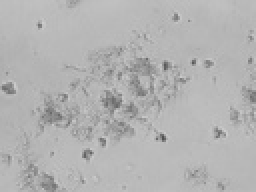
%> input picture fig/3_grey.jpg, 128 x 96 px, shrunk from 1372 x 1024 before the run (shown 2 times larger)
$ octave EdgeFilter2.m   (GNU Octave 9; MATLAB toolbox functions it lacks are replaced by stand-ins)
%> lines starting %> are read from the running program, lines starting %| are printed output that depends on the picture; in (x1, y1, x2, y2) boxes, pixels count from 0 and x2, y2 are one past the last pixel; in counts of white or black regions, pixels touching at a corner belong together; the program's own positions count from 1
clear all;
close all;
clc;

img=imread('3_grey.jpg');
%> img is the input picture: size 96x128x3 uint8; min 81, max 204, mean 178.9
%img = (img(:,:,1) + img(:,:,2) + img(:,:,3))/3;
imshow(img);
[m n]=size(img);
%> m = 96; n = 384
img=double(img);
%> img: size 96x128x3 double

%%canny边缘检测的前两步相对不复杂，所以我就直接调用系统函数了
%%高斯滤波
w=fspecial('gaussian',[5 5]);
img=imfilter(img,w,'replicate');
figure;
imshow(uint8(img))

%%sobel边缘检测
w=fspecial('sobel');
img_w=imfilter(img,w,'replicate');      %求横边缘
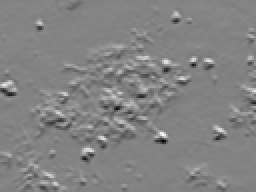
%> img_w: size 96x128x3 double (shown 2 times larger); min -280.8, max 266.2, mean 0.4; drawn with min black and max white
w=w';
img_h=imfilter(img,w,'replicate');      %求竖边缘
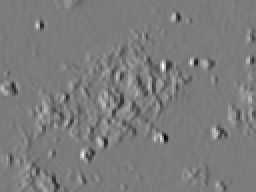
%> img_h: size 96x128x3 double (shown 2 times larger); min -314.8, max 331.9, mean 0.1; drawn with min black and max white
img=sqrt(img_w.^2+img_h.^2);        %注意这里不是简单的求平均，而是平方和在开方。我曾经好长一段时间都搞错了
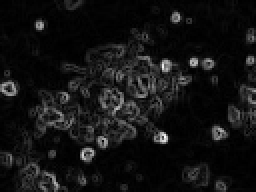
%> img: size 96x128x3 double (shown 2 times larger); min 0.0159, max 351.9, mean 26.7; drawn with min black and max white
figure;
imshow(uint8(img))

%%下面是非极大抑制
new_edge=zeros(m,n);
for i=2:m-1
    for j=2:n-1
        Mx=img_w(i,j);
        My=img_h(i,j);

        if My~=0
            o=atan(Mx/My);      %边缘的法线弧度
        elseif My==0 && Mx>0
            o=pi/2;
        else
            o=-pi/2;
        end

        %Mx处用My和img进行插值
        adds=get_coords(o);      %边缘像素法线一侧求得的两点坐标，插值需要
        M1=My*img(i+adds(2),j+adds(1))+(Mx-My)*img(i+adds(4),j+adds(3));   %插值后得到的像素，用此像素和当前像素比较
        adds=get_coords(o+pi);   %边缘法线另一侧求得的两点坐标，插值需要
        M2=My*img(i+adds(2),j+adds(1))+(Mx-My)*img(i+adds(4),j+adds(3));   %另一侧插值得到的像素，同样和当前像素比较

        isbigger=(Mx*img(i,j)>M1)*(Mx*img(i,j)>=M2)+(Mx*img(i,j)<M1)*(Mx*img(i,j)<=M2); %如果当前点比两边点都大置1

        if isbigger
           new_edge(i,j)=img(i,j);
        end
    end
end
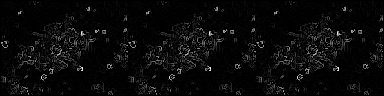
%> new_edge: size 96x384 double; min 0, max 351.9, mean 14.4; drawn with min black and max white
%> after the loop, o = 1.54
figure;
imshow(uint8(new_edge))
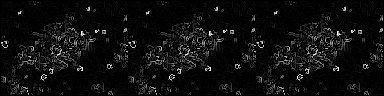
%> displayed picture: size 96x384, on the screen's scale of 0 to 255; min 0, max 255, mean 14.4

%%下面是滞后阈值处理
up=60;     %上阈值
low = 40;    %下阈值
set(0,'RecursionLimit',10000);  %设置最大递归深度
for i=1:m
    for j=1:n
      if new_edge(i,j)>up &&new_edge(i,j)~=255  %判断上阈值
            new_edge(i,j)=255;
            new_edge=connect_1(new_edge,i,j,low);
      end
    end
end
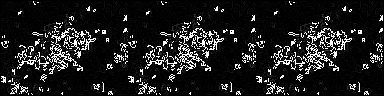
%> new_edge: size 96x384 double; 10.38% of pixels changed, all inside (x1, y1, x2, y2) = (1, 1, 383, 95)
figure;
imshow(new_edge==255)
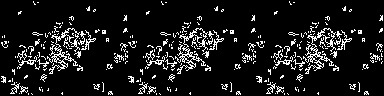
%> displayed picture: size 96x384 logical; 10.4% white in thin lines or dots
